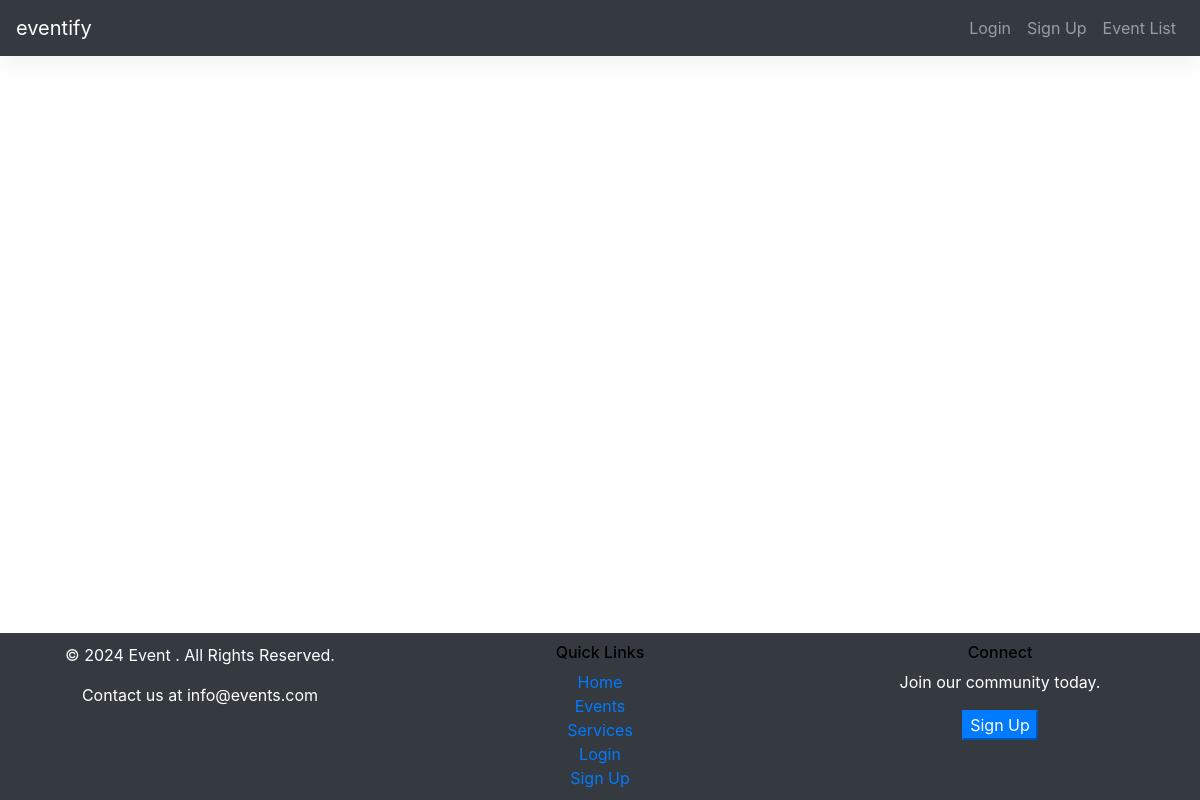
The app's page /event_list, older data.
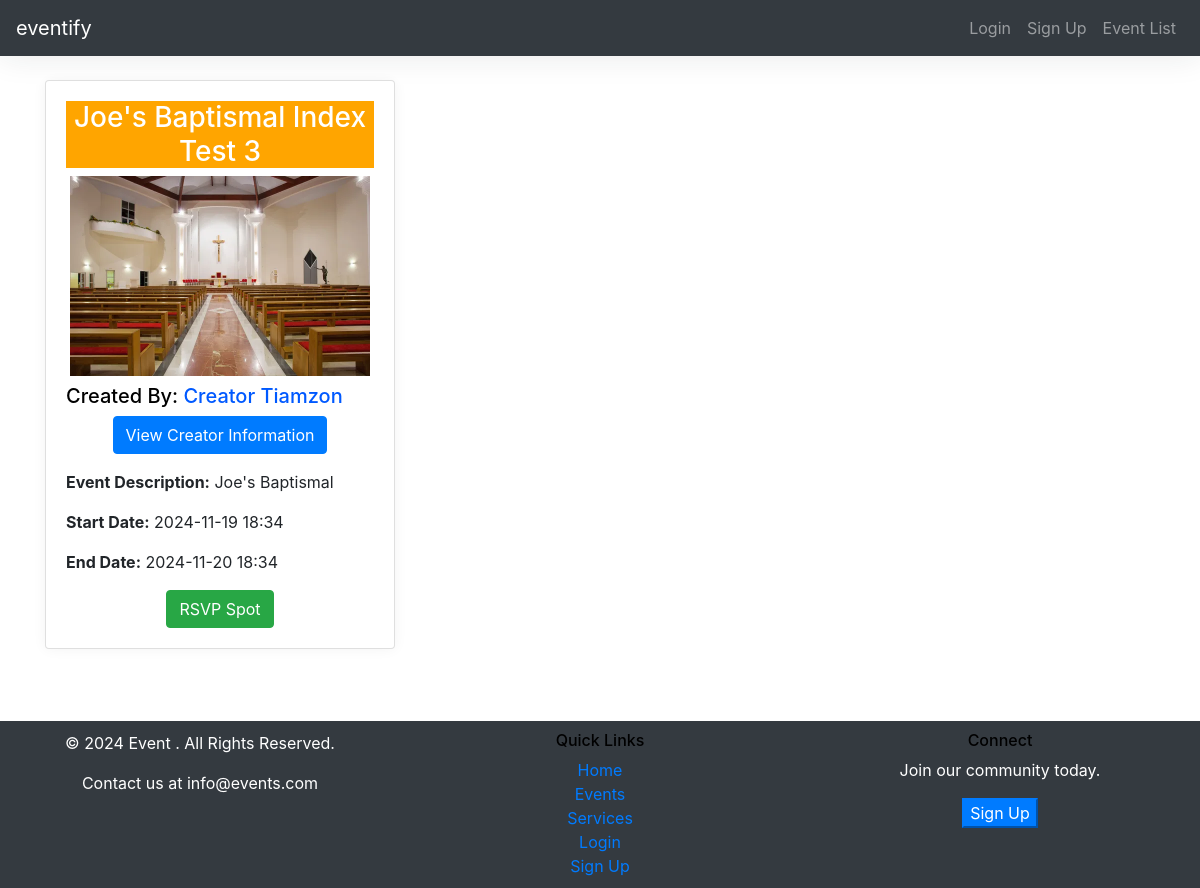
The same page, newer data.
### website/models.py (models this page shows)
class Event_records12(db.Model):
    id = db.Column(db.Integer, primary_key=True)
    event_name = db.Column(db.String)
    event_desc = db.Column(db.String)
    event_type = db.Column(db.String)
    event_privacy = db.Column(db.String)
    data1 = db.Column(db.String)
    room_code = db.Column(db.String)
    date_created = db.Column(db.DateTime(timezone=True), default=func.now())
    creator_id = db.Column(db.Integer, db.ForeignKey('users9.id'))  # Link to the user who created it
    rsvp_attendees = db.Column(db.String, index=True, default='')
    invited_attendees = db.Column(db.String, index=True, default='')
    max_attendee_num = db.Column(db.Integer)
    start_date = db.Column(db.DateTime)
    end_date = db.Column(db.DateTime)
    total_cost = db.Column(db.Float)  # New column to store the total cost of the event
    supplier_hired_status = db.Column(db.String, nullable=True)  # New field to store hire status as JSON
    image_path = db.Column(db.String)

### website/views.py (the view)
@views.route('/event_list', methods=['GET'])
def event_list():
    public_events = Event_records12.query.filter_by(event_privacy="Public").all()
    events_data = []
    for event in public_events:
        creator = Users9.query.get(event.creator_id)
        creator_name = f"{creator.first_name} {creator.last_name}" if creator else "Unknown"
        if event.data1:  # Check if data1 is not None
            event_data = json.loads(event.data1)
        else:
            event_data = {}  # Default to an empty dictionary if data1 is None
        events_data.append({
            'event_name': event.event_name,
            'event_desc': event.event_desc,
            'creator_name': creator_name,
            'room_code': event.room_code,
            'image_path': event.image_path,
            'start_date': event.start_date.strftime("%Y-%m-%d %H:%M"),
            'end_date': event.end_date.strftime("%Y-%m-%d %H:%M")
        })
    return render_template("events_list.html", user=current_user, events=events_data)

### website/templates/events_list.html (shortened to what the changed rows need)
<!DOCTYPE html>
<html lang="en">
  <head>
    <link
      rel="stylesheet"
      href="https://stackpath.bootstrapcdn.com/bootstrap/4.4.1/css/bootstrap.min.css"
    />
    <link
      rel="stylesheet"
      href="https://stackpath.bootstrapcdn.com/font-awesome/4.7.0/css/font-awesome.min.css"
    />
    <link
      href="https://cdnjs.cloudflare.com/ajax/libs/fullcalendar/6.1.8/fullcalendar.min.css"
      rel="stylesheet"
    />
    <link href="css/app.css" rel="stylesheet" />
    <link
      href="https://cdnjs.cloudflare.com/ajax/libs/bootstrap/4.6.2/css/bootstrap.min.css"
      rel="stylesheet"
    />
  </head>
  <body>
    <main class="container my-4">
      <div class="row">
        {% for event in events %}
        <div class="col-md-4 mb-4">
          <div class="card event-card">
            <div class="card-body">
              <h3
                style="
                  color: white;
                  background-color: orange;
                  text-align: center;
                "
                style="background-color: blue"
              >
                {{ event.event_name }}
              </h3>
              <div class="d-flex justify-content-center">
                <img
                  src="{{ url_for('static', filename='uploads/' + event.image_path) }}"
                  alt="Event Image"
                  class="img-fluid mb-2"
                  style="max-width: 300px; max-height: 200px; object-fit: cover"
                />
              </div>
              <h5>
                Created By:
                <span style="color: rgb(0, 89, 255)"
                  >{{ event.creator_name }}</span
                >
              </h5>
              <div class="d-flex justify-content-center">
                <form
                  action="/view_creator_info"
                  method="POST"
                  class="view-creator-info-form mb-3"
                >
                  <button type="submit" class="btn btn-primary">
                    View Creator Information
                  </button>
                </form>
              </div>
              <p class="card-text">
                <strong>Event Description:</strong> {{ event.event_desc }}
              </p>
              <p class="card-text">
                <strong>Start Date:</strong> {{ event.start_date }}
              </p>
              <p class="card-text">
                <strong>End Date:</strong> {{ event.end_date }}
              </p>
              <div class="d-flex justify-content-center">
                <form
                  id="rsvp-form-{{ event.event_name }}"
                  action="/rsvp_spot"
                  method="POST"
                >
                  <button type="submit" class="btn btn-success">
                    RSVP Spot
                  </button>
                </form>
              </div>
            </div>
          </div>
        </div>
        {% endfor %}
      </div>
    </main>
  </body>
</html>

Row changes from the older to the newer data that the page shows:
added Event_records12: event_name "Joe's Baptismal Index Test 3", image_path (picture), creator_name "Creator Tiamzon", event_desc "Joe's Baptismal", start_date "2024-11-19 18:34", end_date "2024-11-20 18:34"
